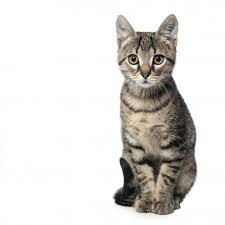
#> input picture new/src/30.01.2021/cat2.jpg, 225 x 225 px
$ python cat_pillow.py
#> lines starting #> are read from the running program, lines starting #| are printed output that depends on the picture
from PIL import Image
image = Image.open("cat2.jpg")
#> image is the input picture: PIL image 225x225 RGB; mean R, G, B 222.2, 220, 217.1
region = image.crop((100, 10, 200, 215))
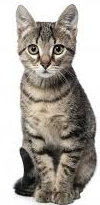
#> region: PIL image 100x205 RGB; mean R, G, B 174.4, 169, 162
region = region.transpose(Image.ROTATE_90)
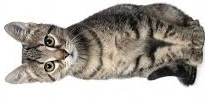
#> region: PIL image 205x100 RGB; mean R, G, B 174.4, 169, 162
region = region.rotate(270, expand=True, fillcolor="white")
image.paste(region, (15, 10))
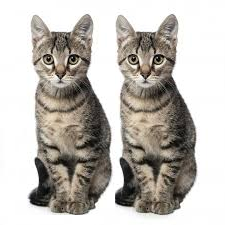
#> image: PIL image 225x225 RGB; mean R, G, B 189.6, 185.3, 179.6
image.show()
